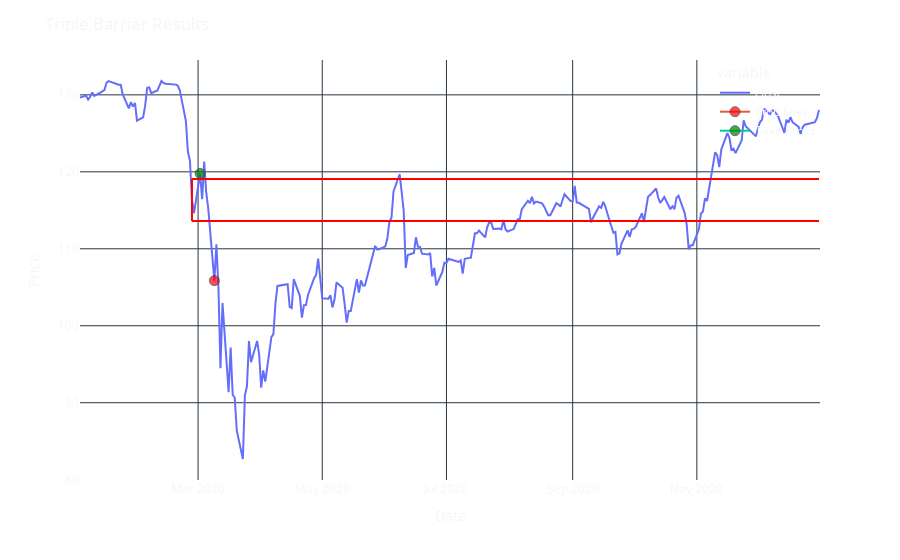

The cell this chart's notebook holds for it:
### Code cell
# Save time events data to Excel using openpyxl
with pd.ExcelWriter(excel_file_path, engine='openpyxl', mode='a', if_sheet_exists='new') as writer:
    timeevents_df = pd.DataFrame({'timeevents': timeevents})
    timeevents_df.to_excel(writer, sheet_name='TimeEvents_Data', index=False)

# Triple barrier calculations
stds = vol['std']
timestamp = pd.Series(pd.NaT, index=timeevents)
side = pd.Series(1., index=timeevents)
target = stds.loc[timeevents]
ptsl = [1, 1]
events1 = pd.concat({'timestamp': timestamp, 'target': target, 'side': side}, axis=1).dropna(subset=['target'])
events1['End Time'] = timestamp
events1['Base Width'] = target
events1['Side'] = side

# Run the triple barrier function
out = triple_barrier(close, events1, ptsl, molecule=timeevents)
out.head(10)

# Save triple barrier data to Excel using openpyxl
with pd.ExcelWriter(excel_file_path, engine='openpyxl', mode='a', if_sheet_exists='new') as writer:
    out.to_excel(writer, sheet_name='TripleBarrier_Data', index=False)

# Plot the triple barrier results
pt, sl = ptsl[0]*target, ptsl[1]*target
upperbound, lowerbound = close[timeevents]*(1 + pt), close[timeevents]*(1 - sl)
i = 4
begining, ending = out.index[i], close.index[-1]
upper, lower = upperbound.iloc[i], lowerbound.iloc[i]
timesl, timept = out['stop_loss'].iloc[i], out['profit_taking'].iloc[i]
pricesl, pricept = close.loc[timesl], close.loc[timept]
fig = close.plot()
fig.add_shape(type="line", x0=begining, y0=upper, x1=begining, y1=lower, line=dict(color="red", width=2))
fig.add_shape(type="line", x0=begining, y0=upper, x1=ending, y1=upper, line=dict(color="red", width=2))
fig.add_shape(type="line", x0=begining, y0=lower, x1=ending, y1=lower, line=dict(color="red", width=2))
fig.add_trace(go.Scatter(x=[timesl], y=[pricesl], marker=dict(size=[10], color=['red']), name="Stop Loss"))
fig.add_trace(go.Scatter(x=[timept], y=[pricept], marker=dict(size=[10], color=['green']), name="Take Profit"))

# Apply custom layout
update_figure_layout(fig, "Triple Barrier Results", "Date", "Price")
fig.show()

### Figure 1 — Plotly figure (JSON) as saved in the notebook; plotly's stock layout.template omitted (floating-point values rounded to 4 significant figures; data arrays with more than 128 entries replaced by an {"elided": "..."} marker saying what was removed)
{"data": [{"hovertemplate": "variable=close<br>dates=%{x}<br>value=%{y}<extra></extra>", "legendgroup": "close", "line": {"color": "#636efa", "dash": "solid"}, "marker": {"symbol": "circle"}, "mode": "lines", "name": "close", "orientation": "v", "showlegend": true, "type": "scatter", "x": {"elided": "244 str values"}, "xaxis": "x", "y": {"elided": "244 float values"}, "yaxis": "y"}, {"marker": {"color": ["red"], "size": [10]}, "name": "Stop Loss", "type": "scatter", "x": ["2020-03-09T00:00:00"], "y": [105.9]}, {"marker": {"color": ["green"], "size": [10]}, "name": "Take Profit", "type": "scatter", "x": ["2020-03-02T00:00:00"], "y": [119.8]}], "layout": {"autosize": true, "legend": {"title": {"text": "variable"}, "tracegroupgap": 0, "x": 1, "xanchor": "auto", "y": 1, "yanchor": "auto"}, "margin": {"t": 60}, "paper_bgcolor": "rgba(0, 0, 0, 0)", "plot_bgcolor": "rgba(0, 0, 0, 0)", "shapes": [{"line": {"color": "red", "width": 2}, "type": "line", "x0": "2020-02-27T00:00:00", "x1": "2020-02-27T00:00:00", "y0": 119.1, "y1": 113.6}, {"line": {"color": "red", "width": 2}, "type": "line", "x0": "2020-02-27T00:00:00", "x1": "2020-12-31T00:00:00", "y0": 119.1, "y1": 119.1}, {"line": {"color": "red", "width": 2}, "type": "line", "x0": "2020-02-27T00:00:00", "x1": "2020-12-31T00:00:00", "y0": 113.6, "y1": 113.6}], "title": {"text": "Triple Barrier Results"}, "xaxis": {"anchor": "y", "autorange": true, "domain": [0, 1], "range": ["2020-01-03", "2020-12-31 09:16:05.1064"], "title": {"text": "Date"}, "type": "date"}, "yaxis": {"anchor": "x", "autorange": true, "domain": [0, 1], "range": [79.96, 134.5], "title": {"text": "Price"}, "type": "linear"}}}
